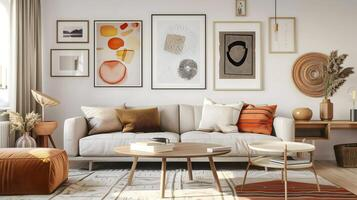
#> input picture imagem1.jpg, 357 x 200 px
$ python shi_tomasi.py
#> lines starting #> are read from the running program, lines starting #| are printed output that depends on the picture; after the words box and inside, x2 and y2 are one past the last pixel; in counts of white or black regions, pixels touching at a corner belong together
import cv2
import numpy as np

def carregar_imagem(nome_imagem):
#> called with nome_imagem = './imagem1.jpg'
    return cv2.imread(nome_imagem, cv2.IMREAD_GRAYSCALE)
#> returned value: shape (200, 357); min 0, max 255, mean 163

def aplicar_algoritmo(imagem, mc, ql, md):
#> called with mc = 100, ql = 0.04, md = 10
    cantos = cv2.goodFeaturesToTrack(
        imagem,
        maxCorners=100,
        qualityLevel=0.04,
        minDistance=10
    )
#> cantos = 100 rows, first 8: [275, 135], [182, 170], [217, 172], [81, 36], [132, 162], [264, 169], [79, 155], [235, 124]

    cantos = np.int64(cantos)

    for canto in cantos:
        x, y = canto.ravel()
        cv2.circle(imagem, (x, y), 3, 255, -1)
#> this loop made 100 passes
#> (x, y) on passes 1 to 12: (275, 135), (182, 170), (217, 172), (81, 36), (132, 162), (264, 169), (79, 155), (235, 124), (340, 65), (165, 139), (208, 160), (192, 171)
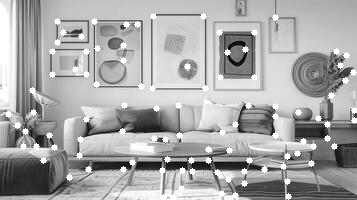
#> imagem: shape (200, 357); min 0, max 255, mean 167.6

    return imagem

def display_imagem(imagem):
    cv2.imshow('Shi-Tomasi', imagem)
    cv2.waitKey(0)
    cv2.destroyAllWindows()


imagem1 = aplicar_algoritmo(carregar_imagem("./imagem1.jpg"), 100, 0.04, 10)
display_imagem(imagem=imagem1)

imagem2 = aplicar_algoritmo(carregar_imagem("./imagem2.jpg"), 500, 1, 50)
#> call 2 of carregar_imagem, with nome_imagem = './imagem2.jpg'
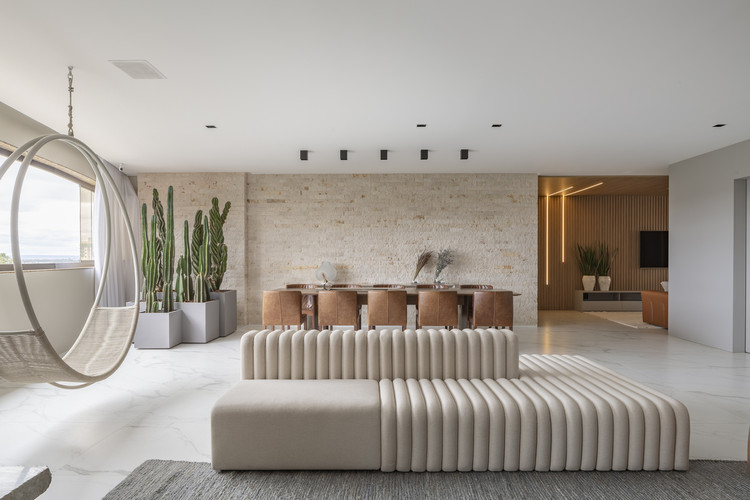
#> input picture imagem2.jpg, 750 x 500 px
#> in carregar_imagem (call 2), `return cv2.imread(nome_imagem, cv2.IMREAD_GRAYSCALE)`:
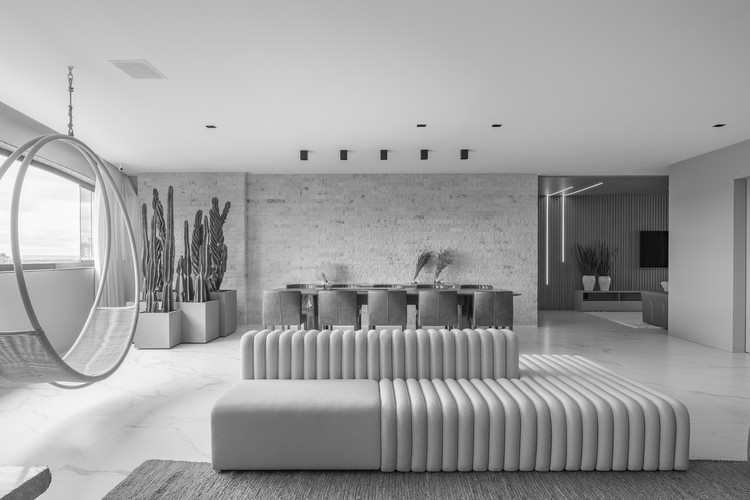
#> returned value: shape (500, 750); min 0, max 255, mean 158.3
#> call 2 of aplicar_algoritmo, with mc = 500, ql = 1, md = 50
#> in aplicar_algoritmo (call 2), `cantos = cv2.goodFeaturesToTrack( imagem, maxCorners=100, qualityLevel..`: cantos = 100 rows, first 8: [327, 328], [374, 328], [417, 125], [446, 328], [199, 301], [360, 328], [492, 126], [421, 158]
#> the loop in aplicar_algoritmo (call 2), `for canto in cantos:` made 100 passes
#> (x, y) on passes 1 to 12: (327, 328), (374, 328), (417, 125), (446, 328), (199, 301), (360, 328), (492, 126), (421, 158), (183, 301), (121, 168), (301, 151), (346, 159)
#> after the loop in aplicar_algoritmo (call 2), `for canto in cantos:`:
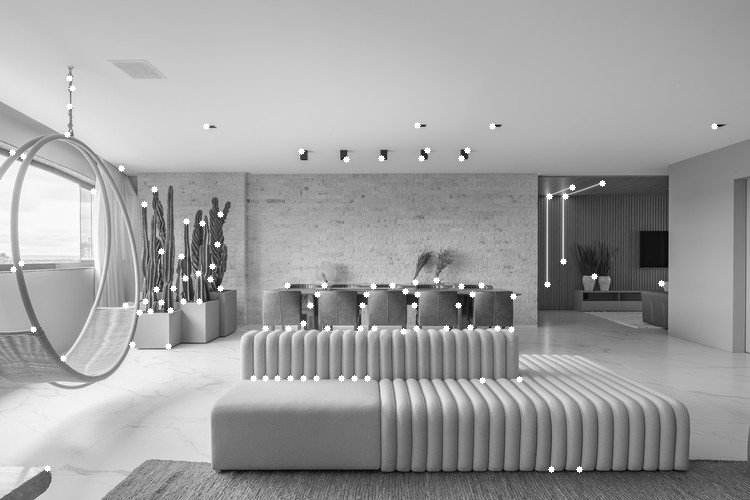
#> imagem: shape (500, 750); 0.77% of pixels changed, all inside (x1, y1, x2, y2) = (9, 75, 718, 473)
display_imagem(imagem=imagem2)

imagem3 = aplicar_algoritmo(carregar_imagem("./imagem3.jpg"), 200, 0.07, 25)
#> call 3 of carregar_imagem, with nome_imagem = './imagem3.jpg'
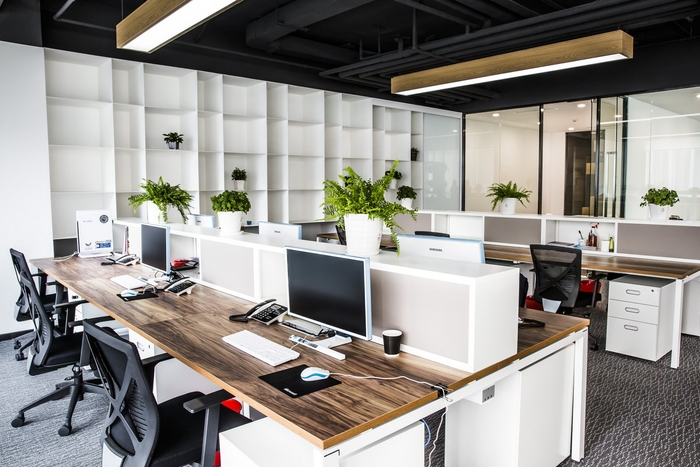
#> input picture imagem3.jpg, 700 x 467 px
#> in carregar_imagem (call 3), `return cv2.imread(nome_imagem, cv2.IMREAD_GRAYSCALE)`:
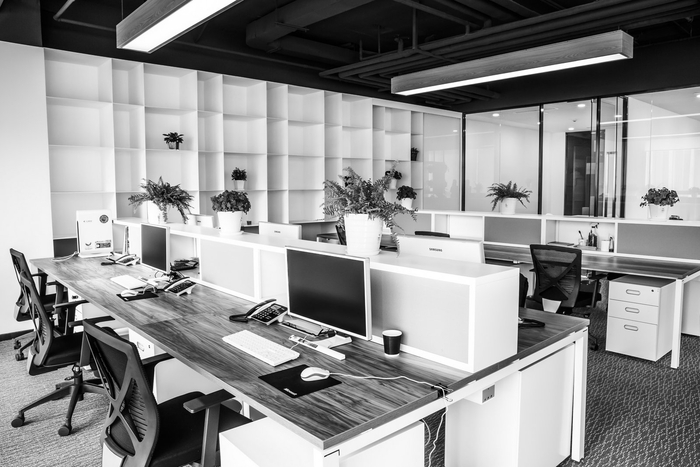
#> returned value: shape (467, 700); min 0, max 255, mean 143
#> call 3 of aplicar_algoritmo, with mc = 200, ql = 0.07, md = 25
#> in aplicar_algoritmo (call 3), `cantos = cv2.goodFeaturesToTrack( imagem, maxCorners=100, qualityLevel..`: cantos = 100 rows, first 8: [75, 320], [33, 277], [365, 335], [74, 332], [345, 244], [605, 216], [72, 297], [574, 342]
#> the loop in aplicar_algoritmo (call 3), `for canto in cantos:` made 100 passes
#> (x, y) on passes 1 to 12: (75, 320), (33, 277), (365, 335), (74, 332), (345, 244), (605, 216), (72, 297), (574, 342), (559, 302), (234, 396), (165, 270), (54, 319)
#> after the loop in aplicar_algoritmo (call 3), `for canto in cantos:`:
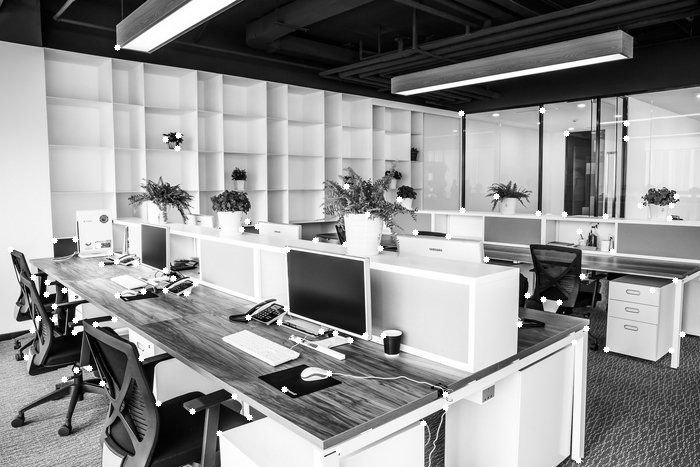
#> imagem: shape (467, 700); 0.88% of pixels changed, all inside (x1, y1, x2, y2) = (7, 44, 686, 464)
display_imagem(imagem=imagem3)
